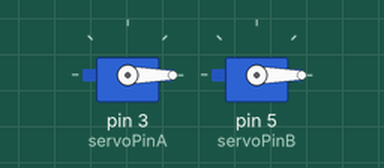
Recording of a program running on a simulated Arduino Uno, built with avr-gcc and run on an emulated ATmega328P. Shown: 2 × servo.

Above: at 0.05 s.
At 3.05 s:
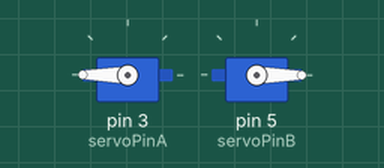
At 4.5 s:
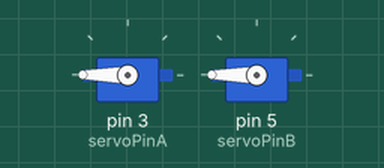
Timing chart, 0 to 5.9 s (numbered marks = the images above):
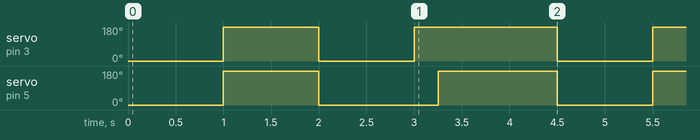

Measured:
- by itself, servo on pin 3 (servoPinA): repeats every 4.5 s: 0° 1.0 s, 180° 1.5 s, 0° 1.0 s, 180° 1.0 s
- by itself, servo on pin 5 (servoPinB): repeats every 4.5 s: 0° 1.3 s, 180° 1.3 s, 0° 1.0 s, 180° 1.0 s

The program:

main.cpp
```cpp
#include <Arduino.h>
#include <Servo.h>

// Servo basics

// Topics
// - multiple servos

const int servoPinA = 3; // pwm pin
const int servoPinB = 5; // pwm pin

Servo servoA;
Servo servoB;

void setup() {
  servoA.attach(servoPinA);
  servoB.attach(servoPinB);
}

void loop() {
  // All at once
  // -----------
  servoA.write(0);
  servoB.write(0);
  delay(1000);

  servoA.write(180);
  servoB.write(180);
  delay(1000);


  // Staggered
  // ---------
  servoA.write(0);
  servoB.write(0);
  delay(1000);

  servoA.write(180);
  delay(250);

  servoB.write(180);
  delay(250);

  delay(1000);
}
```
